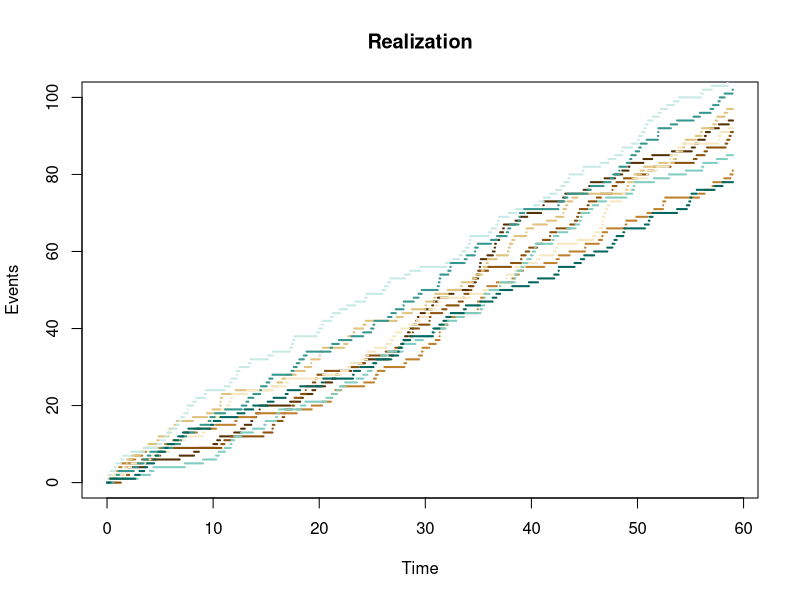

The R script that drew this image:
## ---- chunk 1
library(knitr)
knitr::opts_chunk$set(echo = TRUE,tidy=TRUE,message=FALSE,warning=FALSE,strip.white=TRUE,prompt=FALSE,
                      cache=TRUE, size="scriptsize",fig.width=4, fig.height=3,fig.align = "center")
## ---- chunk 2
simulate <- function(P, iter){
  #Finding the number of rows of P
  n <- nrow(P)
  #Initializing vector of the states, iter states
  states <- numeric(iter)
  
  #Assumption X_0 = 0
  states[1] <- 1
  
  #Simulating Markov chain
  for(t in 2:iter){
    #Probability vector to simulate next state (X_t+1)
    p <- P[states[t-1],]
    #Draw from multinomial distrubution to choose next state
    states[t] <- which(rmultinom(1,1,p) == 1)
  }
  return(states)
}
## ---- chunk 3

beta = 0.01
gamma = 0.1
alpha  = 0.005

P = matrix(c(1-beta,beta,0,0,1-gamma,gamma,alpha,0,1-alpha),nrow = 3, byrow = TRUE)

#State 0,1,2 transformed to state 1,2,3
n = 7300

states <- simulate(P,n)

## ---- chunk 4

limiting_probs <- function(states){
  n = length(states)
  p1=0
  p2 = 0
  p3 = 0

  for(i in states){
    if(i == 1){
      p1 = p1 +1
    }
    else if(i == 2){
      p2 = p2 +1
    }
    else{
      p3 = p3 +1
    }
  }
  p1 = p1/n
  p2 = p2/n 
  p3 = p3/n

  pi <- c(p1,p2,p3)
  return(pi)
}

## ---- chunk 5
confidence_interval <- function(P,N,j){
  pi = numeric(N)
  
  for(i in 0:N){
    states = simulate(P,7300)
    states = states[3650:7300]
    
    pi[i] <- limiting_probs(states)[j]
    
  }
  n = N
  
  t = qt(0.95,df = n-1)
  
  variance = var(pi)
  mean = mean(pi)
  
  S = sqrt(n/(n-1)*variance)
  
  a = mean + t*S/sqrt(n)
  b = mean - t*S/sqrt(n) 
  
  return(c(a,b))
}

## ---- chunk 6

Poisson_Process <- function(lambda,n,t){
  #Creating empty vector of size n+1
  v<-numeric(n+1)
  v[1] <-0


  for (k in 1:n){
    x <- rpois(1,lambda*t)
    if(x > 100){
      v[k] = 1 
    }
    else{
      v[k] = 0
    }
  }
  return(v)
}

t <- 59
n <- 1000
lambda <-1.5

v = Poisson_Process(lambda,n,t)
mean(v)

## ---- chunk 7
#install.packages("RColorBrewer")
library(RColorBrewer)


plot_poisson <-function(t_value,lambda,N){
  #Creating colour palette to visualize simulations
  colour_palette = brewer.pal(n=10, name = "BrBG")
  #Generating plot to fill with simulation plots
  plot(NULL, NULL, xlim = c(0, t_value), ylim = c(0, 100), xlab = "Time", ylab = "Events", main = "Realization", lwd = 2)



  #Simulating N Poisson processes and plotting them by using lines() function
  for (n in 0:N) {
    #Picking from Poisson distribution
    X <- rpois(1, lambda * t_value)
    x = c(0:X, X)
  
    t <- runif(X, 0, t_value)
    t = c(0, sort(t), t_value)
    l = length(x)
    
    for (i in 1:(l - 1)){
      lines(t[i:(i + 1)], rep(x[i], 2), lwd = 2, col = colour_palette [n]) #Adding simulation to plot
    }
  }
}


#Initializing given values
t_value <- 59
lambda <- 1.5
N <- 9

plot_poisson(t_value,lambda,N) 
